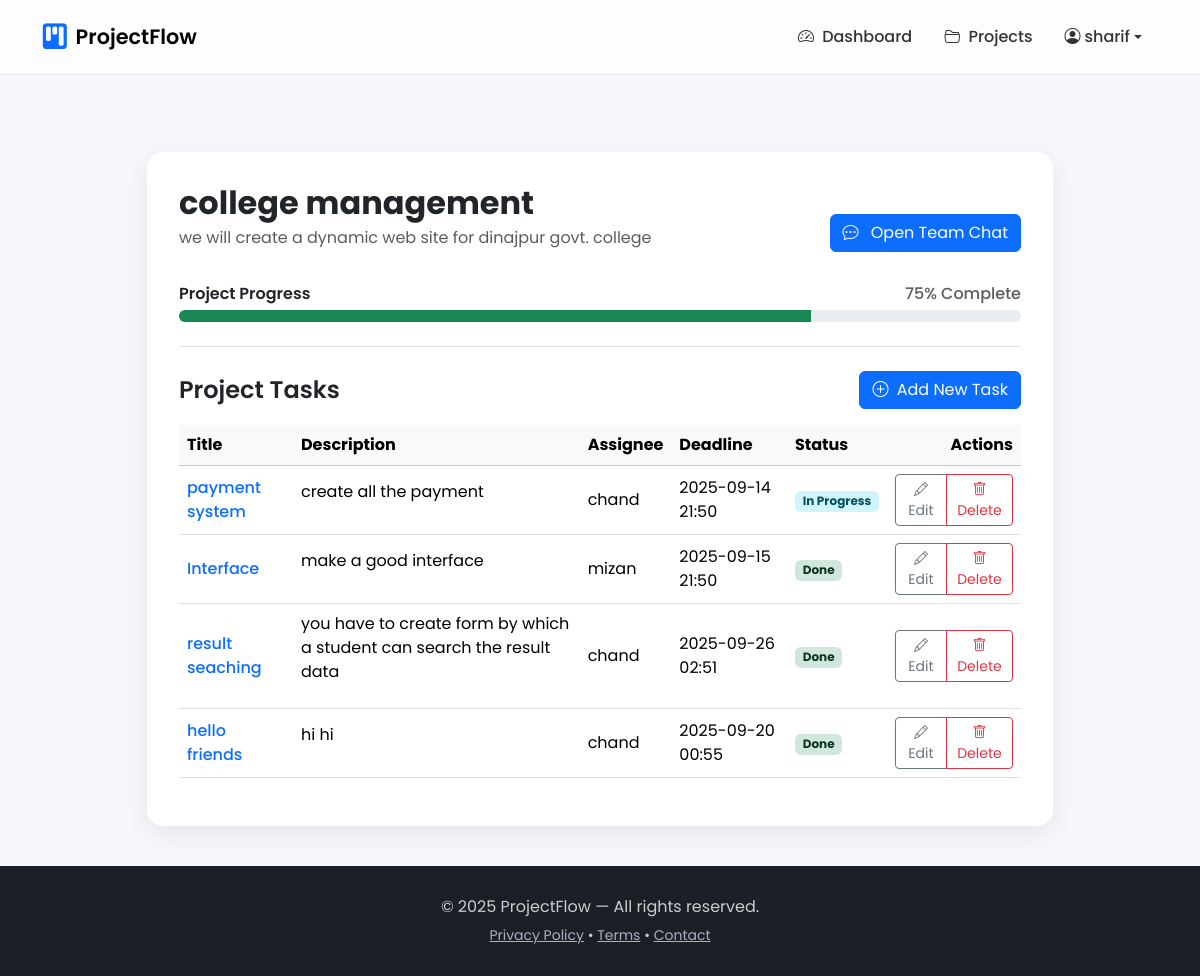
/projects/2/ (signed in), run on the app's committed database.
### PM/models.py (models this page shows, shortened)
class Project(models.Model):
    name = models.CharField(max_length=200)
    description = models.TextField(blank=True)
    start_date = models.DateTimeField(default=timezone.now)
    end_date = models.DateTimeField(null=True, blank=True)
    manager = models.ForeignKey(User, on_delete=models.CASCADE, related_name="managed_projects")
    client = models.ForeignKey(User, on_delete=models.SET_NULL, null=True, blank=True, related_name="client_projects")
    @property
    def progress(self):
        total = self.tasks.count()
        if total == 0:
            return 0
        completed = self.tasks.filter(status="done").count()
        return int((completed / total) * 100)

class Task(models.Model):
    STATUS_CHOICES = [
        ("todo", "To Do"),
        ("in_progress", "In Progress"),
        ("done", "Done"),
    ]
    project = models.ForeignKey(Project, on_delete=models.CASCADE, related_name="tasks")
    title = models.CharField(max_length=200)
    description = models.TextField(blank=True)
    assignee = models.ForeignKey(User, on_delete=models.SET_NULL, null=True, blank=True, related_name="tasks")
    assignee_email = models.EmailField(null=True, blank=True, help_text="Email for pending invitation")
    deadline = models.DateTimeField()
    status = models.CharField(max_length=20, choices=STATUS_CHOICES, default="todo")
    created_at = models.DateTimeField(auto_now_add=True)

### PM/views.py (the view)
# urls.py: path('projects/<int:pk>/', views.project_detail, name='project_detail'),
@login_required
def project_detail(request, pk):
    project = get_object_or_404(Project, pk=pk)
    tasks = project.tasks.all()
    return render(request, "project_detail.html", {
        "project": project,
        "tasks": tasks,
        "progress": project.progress
    })

### PM/templates/project_detail.html (shortened to what this page needs)
{% extends 'base.html' %}
{% block content %}
<div class="container">
    <div class="row justify-content-center">
        <div class="col-lg-10 col-m-10 col-s-10">
            <div class="content-card">
                <div class="pb-4 mb-4 border-bottom header-lift">
                    <div class="d-flex justify-content-between align-items-center">
                        <div>
                            <h1 class="h2 mb-1 fw-bold">{{ project.name }}</h1>
                            <p class="text-muted">{{ project.description }}</p>
                        </div>
                        <div class="chat-button">
                            <a href="{% url 'project_chat' project.id %}" class="btn btn-info">
                                <i class="bi bi-chat-dots"></i> Open Team Chat
                            </a>
                        </div>
                    </div>
                    <div class="mt-3">
                        <div class="d-flex justify-content-between mb-1">
                            <span class="fw-semibold">Project Progress</span>
                            <span class="fw-medium text-muted">{{ progress }}% Complete</span>
                        </div>
                        <div class="progress" style="height: 12px; border-radius: 7px;">
                            <div class="progress-bar
                                {% if progress < 40 %}
                                    bg-danger
                                {% elif progress < 70 %}
                                    bg-warning
                                {% else %}
                                    bg-success
                                {% endif %}"
                                role="progressbar"
                                style="width: {{ progress }}%;"
                                aria-valuenow="{{ progress }}"
                                aria-valuemin="0"
                                aria-valuemax="100">
                            </div>
                        </div>
                    </div>
                </div>
                <div>
                    <div class="d-flex justify-content-between align-items-center mb-3">
                        <h4 class="fw-semibold mb-0">Project Tasks</h4>
                        <a href="{% url 'task_create' project.id %}" class="btn btn-primary">
                            <i class="bi bi-plus-circle me-1"></i> Add New Task
                        </a>
                    </div>
                    <div class="table-responsive">
                        <table class="table align-middle table-hover">
                            <thead class="table-light">
                                <tr>
                                    <th>Title</th>
                                    <th>Description</th>
                                    <th>Assignee</th>
                                    <th>Deadline</th>
                                    <th>Status</th>
                                    <th class="text-end">Actions</th>
                                </tr>
                            </thead>
                            <tbody>
                                {% for task in tasks %}
                                <tr>
                                    <td>
                                        <a href="{% url 'task_edit' task.id %}"
                                           class="text-decoration-none fw-medium">
                                            {{ task.title }}
                                        </a>
                                    </td>
                                    <td>
                                        {% if task.description %}
                                        <p class="line-clamp-2">{{ task.description }}</p>
                                        {% endif %}
                                    </td>
                                    <td>
                                        {% if task.assignee %}
                                            {{ task.assignee.get_full_name|default:task.assignee.username }}
                                        {% else %}
                                            <span class="text-muted">Unassigned</span>
                                        {% endif %}
                                    </td>
                                    <td>{{ task.deadline|date:'Y-m-d H:i' }}</td>
                                    <td>
                                        {% if task.status == 'done' %}
                                        <span class="badge bg-success-subtle text-success-emphasis">
                                            {{ task.get_status_display }}
                                        </span>
                                        {% elif task.status == 'in_progress' %}
                                        <span class="badge bg-info-subtle text-info-emphasis">
                                            {{ task.get_status_display }}
                                        </span>
                                        {% else %}
                                        <span class="badge bg-secondary-subtle text-secondary-emphasis">
                                            {{ task.get_status_display }}
                                        </span>
                                        {% endif %}
                                    </td>
                                    <td class="text-end">
                                        <div class="btn-group btn-group-sm">
                                            <a href="{% url 'task_edit' task.id %}"
                                               class="btn btn-outline-secondary">
                                                <i class="bi bi-pencil"></i> Edit
                                            </a>
                                            <a href="{% url 'task_delete' task.id %}"
                                               class="btn btn-outline-danger">
                                                <i class="bi bi-trash"></i> Delete
                                            </a>
                                        </div>
                                    </td>
                                </tr>
                                {% empty %}
                                <tr>
                                    <td colspan="6" class="text-center text-muted py-5">
                                        No tasks yet. Start by adding one!
                                    </td>
                                </tr>
                                {% endfor %}
                            </tbody>
                        </table>
                    </div>
                </div>
            </div>
        </div>
    </div>
</div>
{% endblock %}

### PM/templates/base.html (shortened to what this page needs)
{% load static %}
{% load crispy_forms_tags %}
<!DOCTYPE html>
<html lang="en">
<head>
    <link href="https://cdn.jsdelivr.net/npm/bootstrap@5.3.3/dist/css/bootstrap.min.css" rel="stylesheet">
    <link rel="stylesheet" href="https://cdn.jsdelivr.net/npm/bootstrap-icons@1.11.3/font/bootstrap-icons.min.css">
</head>
<body>
    <nav class="navbar navbar-expand-lg fixed-top">
        <div class="container">
            <a class="navbar-brand d-flex align-items-center" href="{% url 'home' %}">
                <i class="bi bi-kanban-fill text-primary me-2" style="font-size:1.6rem"></i>
                ProjectFlow
            </a>
            <div class="collapse navbar-collapse" id="navbarNav">
                <ul class="navbar-nav ms-auto align-items-center">
                    {% if user.is_authenticated %}
                        <li class="nav-item"><a class="nav-link" href="{% url 'dashboard' %}">
                            <i class="bi bi-speedometer2 me-1"></i> Dashboard</a>
                        </li>
                        <li class="nav-item"><a class="nav-link" href="{% url 'project_list' %}">
                            <i class="bi bi-folder2-open me-1"></i> Projects</a>
                        </li>
                        <li class="nav-item dropdown">
                            <a class="nav-link dropdown-toggle d-flex align-items-center" href="#"
                               data-bs-toggle="dropdown">
                                <i class="bi bi-person-circle me-1"></i>
                                {{ user.username|default:'User' }}
                            </a>
                        </li>
                    {% endif %}
                </ul>
            </div>
        </div>
    </nav>
<main class="main-content container" style="padding-top: 7rem;">
    {% block content %}
    {% endblock %}
</main>
    <footer class="footer mt-auto">
        <div class="container text-center">
            <p class="mb-1">© {% now "Y" %} ProjectFlow — All rights reserved.</p>
            <small>
                <a href="#">Privacy Policy</a> •
                <a href="#">Terms</a> •
                <a href="#">Contact</a>
            </small>
        </div>
    </footer>
</body>
</html>

### PM/templates/base.html (style rules this page uses)
body { font-family: 'Poppins', sans-serif; background: #f5f7fb; min-height: 100vh; display: flex; flex-direction: column; }
.navbar { backdrop-filter: blur(12px); background: rgba(255, 255, 255, 0.75); border-bottom: 1px solid rgba(0, 0, 0, 0.08); padding-top: 0.8rem; padding-bottom: 0.8rem; }
.navbar-brand { font-weight: 600; font-size: 1.3rem; }
.nav-link { font-weight: 500; color: #333 !important; padding: 0.6rem 1rem !important; }
.content-card { background: #fff; padding: 2rem; border-radius: 1rem; box-shadow: 0 8px 24px rgba(0, 0, 0, 0.07); margin-top: 2.5rem; margin-bottom: 2.5rem; }
.footer { background: #1d1f27; padding: 1.8rem 0; color: #ccc; }
.footer a { color: #aab0c0; transition: 0.2s; }

### PM/templates/project_detail.html (style rules this page uses)
.progress-bar { transition: width 0.9s ease-in-out; }
.header-lift { transition: 0.25s ease; }
.chat-button { display: flex; align-items: center; margin-top: 1rem; }
.chat-button .btn { display: inline-block; text-align: center; color: #fff; background-color: #0d6efd; border-color: #0d6efd; }
.chat-button .btn i { margin-right: 0.5rem; }

### data on the page
Project: name "college management", description "we will create a dynamic web site for dinajpur govt. college"
Task: title "payment system", description "create all the payment", assignee.get_full_name "chand", deadline "2025-09-14 21:50", status "In Progress"
Task: title "Interface", description "make a good interface", assignee.get_full_name "mizan", deadline "2025-09-15 21:50", status "Done"
Task: title "result seaching", description "you have to create form by which a student can search the result data", assignee.get_full_name "chand", deadline "2025-09-26 02:51", status "Done"
Task: title "hello friends", description "hi hi", assignee.get_full_name "chand", deadline "2025-09-20 00:55", status "Done"

### other printed values
{{ user.username|default:'User' }} "sharif"
{{ progress }} "75"
